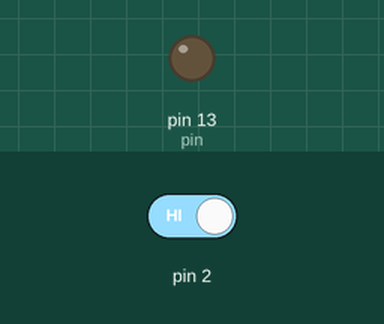
A sketch run on a simulated Arduino Uno, built with avr-gcc and run on an emulated ATmega328P. Shown: output pins drawn as LEDs (lit = HIGH). The test bench sets the inputs (shaded band); at power-on: pin 2 HIGH.

Above: at 1.2 s.
1.3 s: pin 2 driven LOW
At 2.3 s:
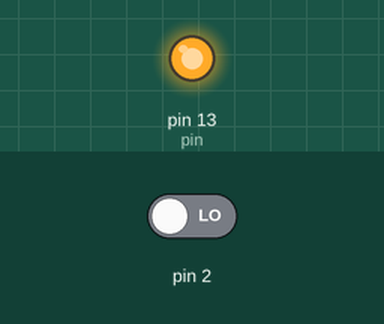
Timing chart, 0 to 4.3 s (numbered marks = the images above; inputs shaded):
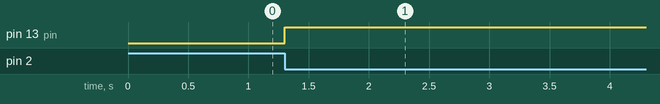

Measured:
- after the input at 1.3 s, pin 13 (pin): LOW → HIGH at once

The sketch:

sketch_jul28b.ino
```cpp
 int pin = 13;
volatile int state = LOW;
void setup()
{
  pinMode(pin, OUTPUT);
  attachInterrupt(0, blink, FALLING); // pin 2
}
void loop()
{
  digitalWrite(pin, state);
}
void blink()
{
  state = !state;
}
```
